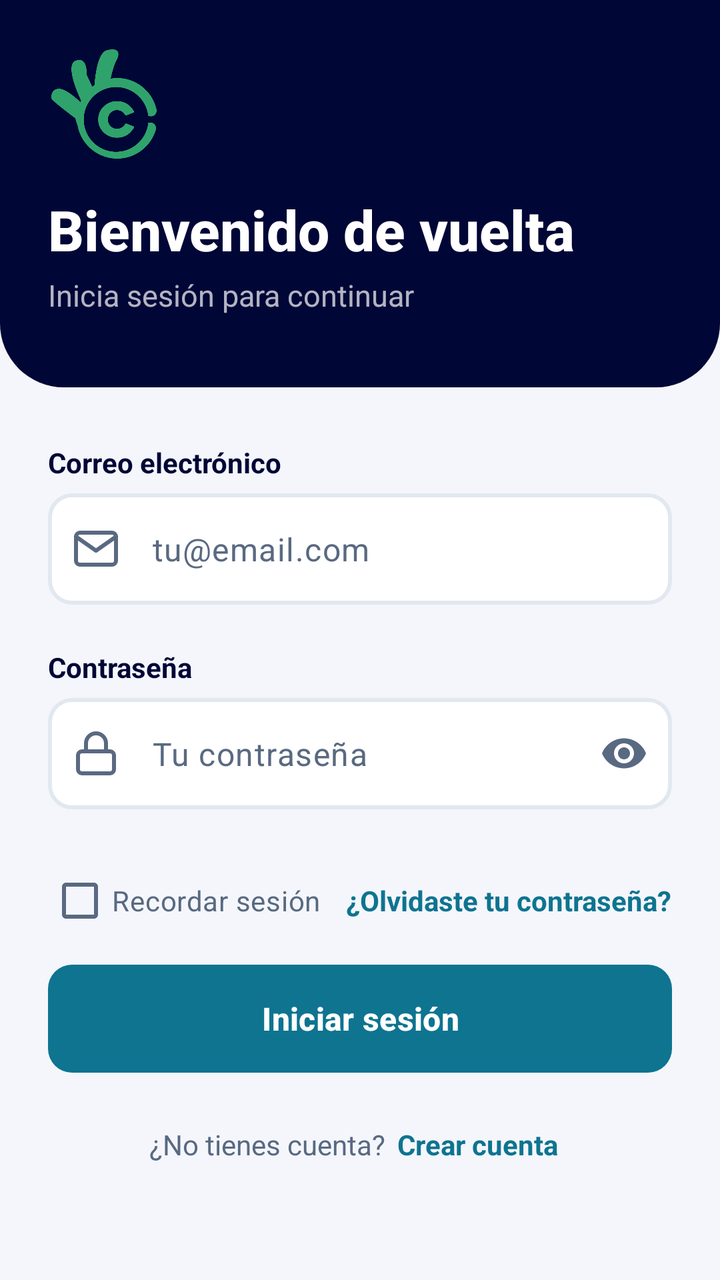
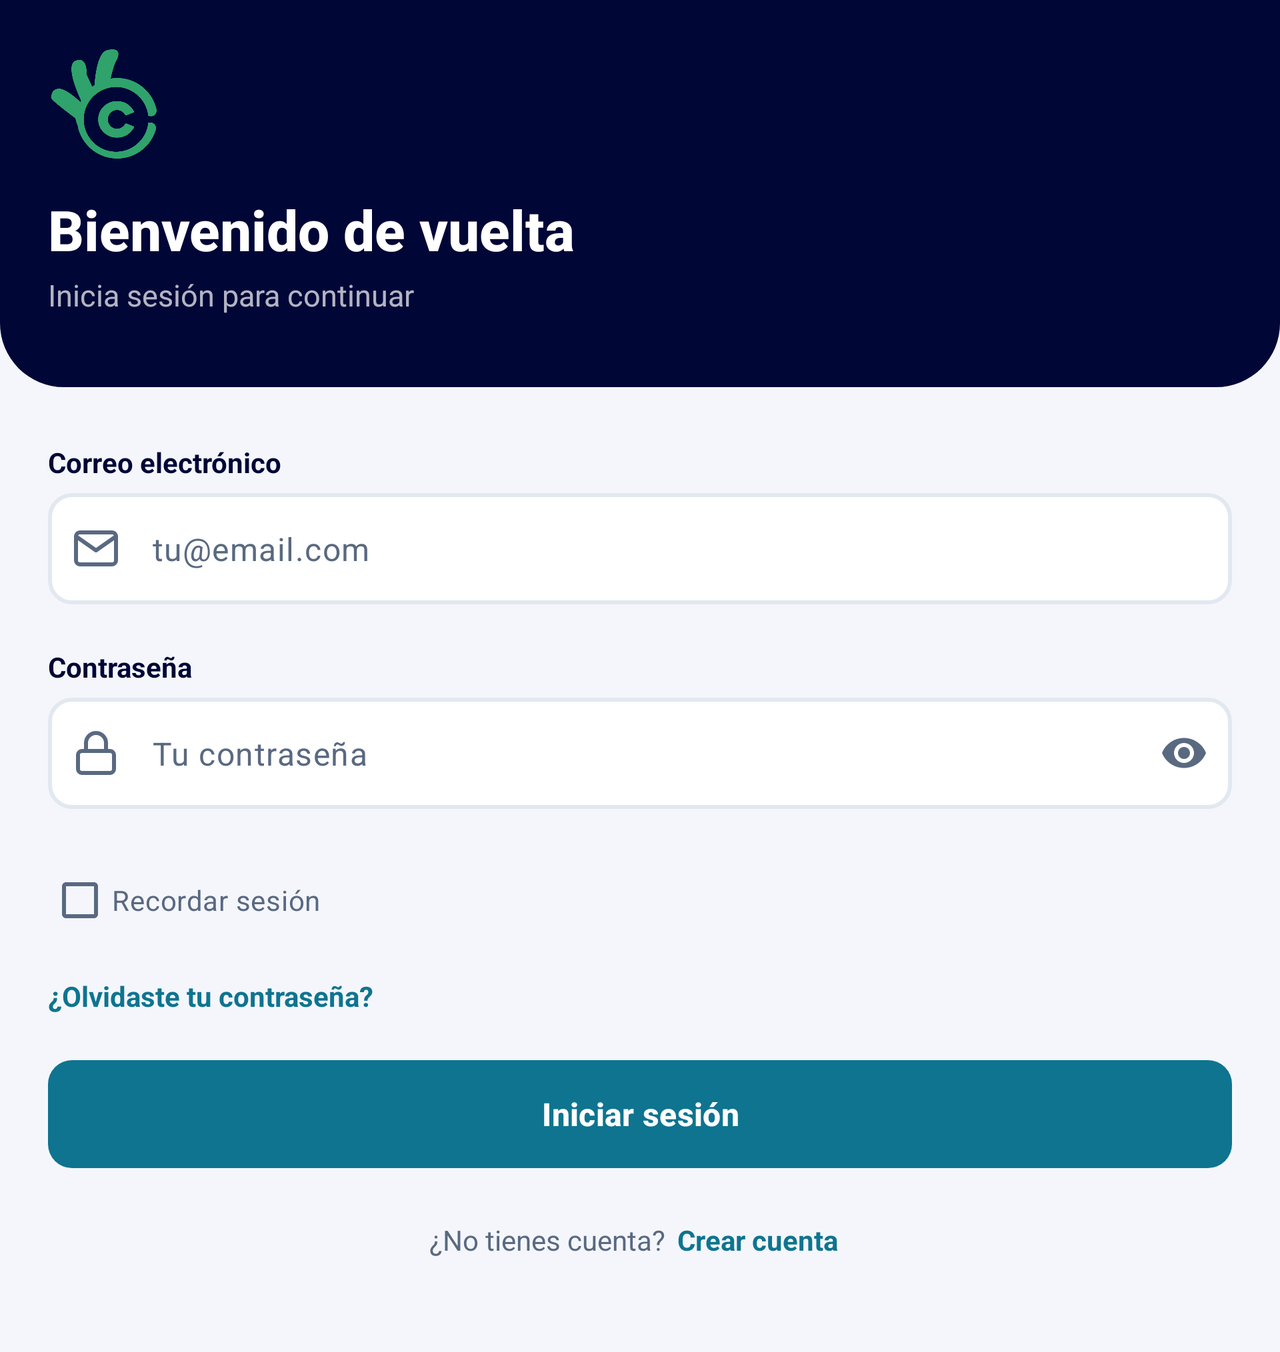

The same Android screen from two of the app's own layout files: first res/layout/ as a phone draws it, then the repository's variant for another configuration, drawn on a device whose configuration selects that folder. Both files follow.
<!-- AndroidManifest.xml: application theme Theme.Coinly -->
<!-- res/layout/activity_login.xml -->
<?xml version="1.0" encoding="utf-8"?>
<ScrollView xmlns:android="http://schemas.android.com/apk/res/android" xmlns:app="http://schemas.android.com/apk/res-auto" xmlns:tools="http://schemas.android.com/tools"
    android:layout_width="match_parent"
    android:layout_height="match_parent"
    android:background="@color/coinly_surface"
    android:fillViewport="true"
    android:overScrollMode="ifContentScrolls">

    <LinearLayout
        android:layout_width="match_parent"
        android:layout_height="wrap_content"
        android:orientation="vertical">

    <LinearLayout
        android:layout_width="match_parent"
        android:layout_height="wrap_content"
        android:background="@drawable/bg_header_navy"
        android:orientation="vertical"
        android:paddingStart="24dp"
        android:paddingTop="24dp"
        android:paddingEnd="24dp"
        android:paddingBottom="36dp">

        <ImageView
            android:layout_width="56dp"
            android:layout_height="56dp"
            android:importantForAccessibility="no"
            android:src="@drawable/coinly_icon" />

        <TextView
            android:layout_width="wrap_content"
            android:layout_height="wrap_content"
            android:layout_marginTop="16dp"
            android:accessibilityHeading="true"
            android:fontFamily="sans-serif-medium"
            android:text="@string/text_295"
            android:textColor="@color/coinly_on_dark"
            android:textSize="28sp"
            android:textStyle="bold" />

        <TextView
            android:layout_width="wrap_content"
            android:layout_height="wrap_content"
            android:layout_marginTop="4dp"
            android:text="@string/text_296"
            android:textColor="@color/coinly_on_dark_muted"
            android:textSize="15sp" />
    </LinearLayout>

        <LinearLayout
            android:layout_width="match_parent"
            android:layout_height="wrap_content"
            android:orientation="vertical"
            android:paddingStart="24dp"
            android:paddingTop="28dp"
            android:paddingEnd="24dp"
            android:paddingBottom="32dp">

            <TextView
                style="@style/Coinly.Text.FieldLabel"
                android:layout_width="wrap_content"
                android:layout_height="wrap_content"
                android:labelFor="@+id/etEmailLogin"
                android:text="@string/text_281" />

            <com.google.android.material.textfield.TextInputLayout
                android:id="@+id/tilEmailLogin"
                style="@style/Widget.Coinly.TextInputLayout"
                android:layout_width="match_parent"
                android:layout_height="wrap_content"
                app:startIconDrawable="@drawable/ic_mail">

                <com.google.android.material.textfield.TextInputEditText
                    android:id="@+id/etEmailLogin"
                    style="@style/Widget.Coinly.EditText"
                    android:layout_width="match_parent"
                    android:layout_height="wrap_content"
                    android:hint="@string/text_282"
                    android:inputType="textEmailAddress"
                    android:autofillHints="emailAddress"
                    android:imeOptions="actionNext" />
            </com.google.android.material.textfield.TextInputLayout>

            <TextView
                style="@style/Coinly.Text.FieldLabel"
                android:layout_width="wrap_content"
                android:layout_height="wrap_content"
                android:labelFor="@+id/etPasswordLogin"
                android:text="@string/text_297" />

            <com.google.android.material.textfield.TextInputLayout
                android:id="@+id/tilPasswordLogin"
                style="@style/Widget.Coinly.TextInputLayout"
                android:layout_width="match_parent"
                android:layout_height="wrap_content"
                app:startIconDrawable="@drawable/ic_lock"
                app:endIconMode="password_toggle">

                <com.google.android.material.textfield.TextInputEditText
                    android:id="@+id/etPasswordLogin"
                    style="@style/Widget.Coinly.EditText"
                    android:layout_width="match_parent"
                    android:layout_height="wrap_content"
                    android:hint="@string/text_298"
                    android:inputType="textPassword"
                    android:autofillHints="password"
                    android:imeOptions="actionDone" />
            </com.google.android.material.textfield.TextInputLayout>

            <LinearLayout
                android:layout_width="match_parent"
                android:layout_height="wrap_content"
                android:gravity="center_vertical"
                android:orientation="horizontal">

                <com.google.android.material.checkbox.MaterialCheckBox
                    android:id="@+id/cbRemember"
                    android:layout_width="0dp"
                    android:layout_height="wrap_content"
                    android:layout_weight="1"
                    android:minHeight="48dp"
                    android:text="@string/text_299"
                    android:textColor="@color/coinly_text_secondary"
                    android:textSize="14sp" />

                <TextView
                    android:id="@+id/tvForgotPassword"
                    style="@style/Coinly.Text.Link"
                    android:layout_width="wrap_content"
                    android:layout_height="wrap_content"
                    android:text="@string/text_300" />
            </LinearLayout>

            <com.google.android.material.button.MaterialButton
                android:id="@+id/btnLogin"
                style="@style/Widget.Coinly.Button"
                android:layout_width="match_parent"
                android:layout_height="wrap_content"
                android:layout_marginTop="8dp"
                android:text="@string/text_266" />

            <LinearLayout
                android:layout_width="match_parent"
                android:layout_height="wrap_content"
                android:layout_marginTop="12dp"
                android:gravity="center"
                android:orientation="horizontal">

                <TextView
                    android:layout_width="wrap_content"
                    android:layout_height="wrap_content"
                    android:text="@string/text_301"
                    android:textAppearance="@style/TextAppearance.Coinly.Muted" />

                <TextView
                    android:id="@+id/tvGoToRegister"
                    style="@style/Coinly.Text.Link"
                    android:layout_width="wrap_content"
                    android:layout_height="wrap_content"
                    android:paddingStart="6dp"
                    android:paddingEnd="6dp"
                    android:text="@string/text_265" />
            </LinearLayout>
        </LinearLayout>
    </LinearLayout>
</ScrollView>
<!-- resources referenced by this layout -->
<resources>
  <color name="coinly_on_dark">#FFFFFF</color>
  <color name="coinly_on_dark_muted">#B3FFFFFF</color>
  <color name="coinly_surface">#F4F6FB</color>
  <color name="coinly_text_secondary">#596981</color>
  <!-- drawable bg_header_navy (drawable) -->
  <?xml version="1.0" encoding="utf-8"?>
  <shape xmlns:android="http://schemas.android.com/apk/res/android" android:shape="rectangle">
      <solid android:color="@color/coinly_brand_navy" />
      <corners android:bottomLeftRadius="32dp" android:bottomRightRadius="32dp" />
  </shape>
  <string name="text_265" formatted="false">"Crear cuenta"</string>
  <string name="text_266" formatted="false">"Iniciar sesión"</string>
  <string name="text_281" formatted="false">"Correo electrónico"</string>
  <string name="text_282" formatted="false">"tu@email.com"</string>
  <string name="text_295" formatted="false">"Bienvenido de vuelta"</string>
  <string name="text_296" formatted="false">"Inicia sesión para continuar"</string>
  <string name="text_297" formatted="false">"Contraseña"</string>
  <string name="text_298" formatted="false">"Tu contraseña"</string>
  <string name="text_299" formatted="false">"Recordar sesión"</string>
  <string name="text_300" formatted="false">"¿Olvidaste tu contraseña?"</string>
  <string name="text_301" formatted="false">"¿No tienes cuenta?"</string>
  <style name="Coinly.Text.FieldLabel" parent="">
          <item name="android:textAppearance">@style/TextAppearance.Coinly.FieldLabel</item>
          <item name="android:layout_marginBottom">6dp</item>
      </style>
  <style name="TextAppearance.Coinly.Muted" parent="">
          <item name="android:textSize">14sp</item>
          <item name="android:textColor">@color/coinly_text_secondary</item>
      </style>
  <color name="coinly_brand_navy">#000636</color>
  <style name="TextAppearance.Coinly.FieldLabel" parent="">
          <item name="android:fontFamily">sans-serif-medium</item>
          <item name="android:textSize">14sp</item>
          <item name="android:textStyle">bold</item>
          <item name="android:textColor">@color/coinly_heading</item>
      </style>
  <style name="TextAppearance.Coinly.Link" parent="">
          <item name="android:fontFamily">sans-serif-medium</item>
          <item name="android:textSize">14sp</item>
          <item name="android:textStyle">bold</item>
          <item name="android:textColor">@color/coinly_accent</item>
      </style>
  <color name="coinly_teal">#0E7490</color>
  <color name="coinly_text_primary">#1E293B</color>
  <color name="coinly_danger_text">#C22973</color>
  <color name="coinly_card">#FFFFFF</color>
  <style name="ShapeAppearance.Coinly.Control" parent="">
          <item name="cornerFamily">rounded</item>
          <item name="cornerSize">12dp</item>
      </style>
  <style name="TextAppearance.Coinly.Error" parent="">
          <item name="android:textSize">13sp</item>
          <item name="android:textColor">@color/coinly_danger_text</item>
      </style>
  <color name="coinly_accent">#0E7490</color>
  <color name="coinly_on_accent">#FFFFFF</color>
  <color name="coinly_tint_info">#EFF9FB</color>
  <color name="coinly_heading">#000636</color>
  <color name="coinly_green">#2FA36B</color>
  <color name="coinly_outline">#E2E8F0</color>
  <color name="coinly_tint_neutral">#F0F2F8</color>
  <style name="ThemeOverlay.Coinly.BottomSheetDialog" parent="ThemeOverlay.Material3.BottomSheetDialog">
          <item name="bottomSheetStyle">@style/Widget.Coinly.BottomSheet</item>
      </style>
  <style name="ShapeAppearance.Coinly.Pill" parent="">
          <item name="cornerFamily">rounded</item>
          <item name="cornerSize">50%</item>
      </style>
  <style name="Widget.Coinly.BottomSheet" parent="Widget.Material3.BottomSheet">
          <item name="backgroundTint">@color/coinly_card</item>
          <item name="shapeAppearance">@style/ShapeAppearance.Coinly.Sheet</item>
          <item name="shapeAppearanceOverlay">@style/ShapeAppearance.Coinly.Sheet</item>
      </style>
  <!-- some entries are left out for length -->
</resources>
<!-- res/layout-land/activity_login.xml (the repository's variant of the layout above) -->
<!-- drawn on the phone turned sideways -->
<?xml version="1.0" encoding="utf-8"?>
<ScrollView xmlns:android="http://schemas.android.com/apk/res/android" xmlns:app="http://schemas.android.com/apk/res-auto" xmlns:tools="http://schemas.android.com/tools"
    android:layout_width="match_parent"
    android:layout_height="match_parent"
    android:background="@color/coinly_surface"
    android:fillViewport="true"
    android:overScrollMode="ifContentScrolls">

    <LinearLayout
        android:layout_width="match_parent"
        android:layout_height="wrap_content"
        android:orientation="vertical">

    <LinearLayout
        android:layout_width="match_parent"
        android:layout_height="wrap_content"
        android:background="@drawable/bg_header_navy"
        android:orientation="vertical"
        android:paddingStart="24dp"
        android:paddingTop="24dp"
        android:paddingEnd="24dp"
        android:paddingBottom="36dp">

        <ImageView
            android:layout_width="56dp"
            android:layout_height="56dp"
            android:importantForAccessibility="no"
            android:src="@drawable/coinly_icon" />

        <TextView
            android:layout_width="wrap_content"
            android:layout_height="wrap_content"
            android:layout_marginTop="16dp"
            android:accessibilityHeading="true"
            android:fontFamily="sans-serif-medium"
            android:text="@string/text_295"
            android:textColor="@color/coinly_on_dark"
            android:textSize="28sp"
            android:textStyle="bold" />

        <TextView
            android:layout_width="wrap_content"
            android:layout_height="wrap_content"
            android:layout_marginTop="4dp"
            android:text="@string/text_296"
            android:textColor="@color/coinly_on_dark_muted"
            android:textSize="15sp" />
    </LinearLayout>

        <LinearLayout
            android:layout_width="match_parent"
            android:layout_height="wrap_content"
            android:orientation="vertical"
            android:paddingStart="24dp"
            android:paddingTop="28dp"
            android:paddingEnd="24dp"
            android:paddingBottom="32dp">

            <TextView
                style="@style/Coinly.Text.FieldLabel"
                android:layout_width="wrap_content"
                android:layout_height="wrap_content"
                android:labelFor="@+id/etEmailLogin"
                android:text="@string/text_281" />

            <com.google.android.material.textfield.TextInputLayout
                android:id="@+id/tilEmailLogin"
                style="@style/Widget.Coinly.TextInputLayout"
                android:layout_width="match_parent"
                android:layout_height="wrap_content"
                app:startIconDrawable="@drawable/ic_mail">

                <com.google.android.material.textfield.TextInputEditText
                    android:id="@+id/etEmailLogin"
                    style="@style/Widget.Coinly.EditText"
                    android:layout_width="match_parent"
                    android:layout_height="wrap_content"
                    android:hint="@string/text_282"
                    android:inputType="textEmailAddress"
                    android:autofillHints="emailAddress"
                    android:imeOptions="actionNext" />
            </com.google.android.material.textfield.TextInputLayout>

            <TextView
                style="@style/Coinly.Text.FieldLabel"
                android:layout_width="wrap_content"
                android:layout_height="wrap_content"
                android:labelFor="@+id/etPasswordLogin"
                android:text="@string/text_297" />

            <com.google.android.material.textfield.TextInputLayout
                android:id="@+id/tilPasswordLogin"
                style="@style/Widget.Coinly.TextInputLayout"
                android:layout_width="match_parent"
                android:layout_height="wrap_content"
                app:startIconDrawable="@drawable/ic_lock"
                app:endIconMode="password_toggle">

                <com.google.android.material.textfield.TextInputEditText
                    android:id="@+id/etPasswordLogin"
                    style="@style/Widget.Coinly.EditText"
                    android:layout_width="match_parent"
                    android:layout_height="wrap_content"
                    android:hint="@string/text_298"
                    android:inputType="textPassword"
                    android:autofillHints="password"
                    android:imeOptions="actionDone" />
            </com.google.android.material.textfield.TextInputLayout>

            <LinearLayout
                android:layout_width="match_parent"
                android:layout_height="wrap_content"
                android:gravity="center_vertical"
                android:orientation="vertical">

                <com.google.android.material.checkbox.MaterialCheckBox
                    android:id="@+id/cbRemember"
                    android:layout_width="match_parent"
                    android:layout_height="wrap_content"
                    android:minHeight="48dp"
                    android:text="@string/text_299"
                    android:textColor="@color/coinly_text_secondary"
                    android:textSize="14sp" />

                <TextView
                    android:id="@+id/tvForgotPassword"
                    style="@style/Coinly.Text.Link"
                    android:layout_width="wrap_content"
                    android:layout_height="wrap_content"
                    android:text="@string/text_300" />
            </LinearLayout>

            <com.google.android.material.button.MaterialButton
                android:id="@+id/btnLogin"
                style="@style/Widget.Coinly.Button"
                android:layout_width="match_parent"
                android:layout_height="wrap_content"
                android:layout_marginTop="8dp"
                android:text="@string/text_266" />

            <LinearLayout
                android:layout_width="match_parent"
                android:layout_height="wrap_content"
                android:layout_marginTop="12dp"
                android:gravity="center"
                android:orientation="horizontal">

                <TextView
                    android:layout_width="wrap_content"
                    android:layout_height="wrap_content"
                    android:text="@string/text_301"
                    android:textAppearance="@style/TextAppearance.Coinly.Muted" />

                <TextView
                    android:id="@+id/tvGoToRegister"
                    style="@style/Coinly.Text.Link"
                    android:layout_width="wrap_content"
                    android:layout_height="wrap_content"
                    android:paddingStart="6dp"
                    android:paddingEnd="6dp"
                    android:text="@string/text_265" />
            </LinearLayout>
        </LinearLayout>
    </LinearLayout>
</ScrollView>
